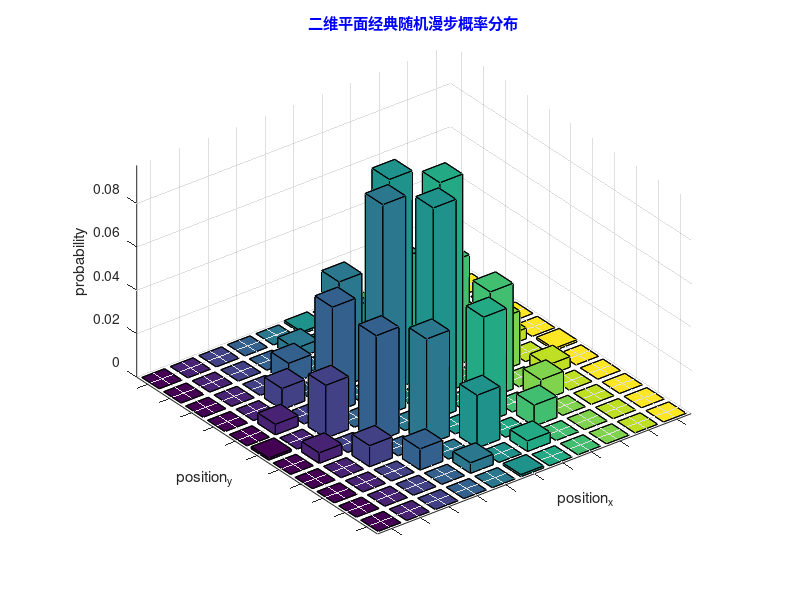

Source code (MATLAB):
close all;clear;clc
a = input('请输入游走步数：');
%a = 10;
% x = -a:1:a;
% y = -a:1:a;
X = 2*a+1;
Y = 2*a+1;
st = a+1;
P = zeros(X,Y);
P(st,st) = 1;%从中点开始出发，概率为一，
Position(st,st)=1;
while a
    [loc_x,loc_y] = find(Position);%确定粒子当前可能位置
    for i=1:length(loc_x)
        %temp_x,temp_y = loc_x(i),loc_y(i);
        temp_x = loc_x(i);
        temp_y = loc_y(i);        
        %对每个概率位置迭代
        if(temp_x == 1||temp_y == 1)
            break;
        end
        %更新概率分布
        P(temp_x,temp_y+1) = P(temp_x,temp_y+1) + P(temp_x,temp_y)/4;
        P(temp_x,temp_y-1) = P(temp_x,temp_y-1) + P(temp_x,temp_y)/4;
        P(temp_x+1,temp_y) = P(temp_x+1,temp_y) + P(temp_x,temp_y)/4;
        P(temp_x-1,temp_y) = P(temp_x-1,temp_y) + P(temp_x,temp_y)/4;
        P(temp_x,temp_y) = 0;
        %更新概率位置分布
        Position(temp_x,temp_y+1)=1;
        Position(temp_x,temp_y-1)=1;
        Position(temp_x+1,temp_y)=1;
        Position(temp_x-1,temp_y)=1;
        Position(temp_x,temp_y)=0;
    end  
        a=a-1;
end
% figure(1);
% surf(x,y,P);
figure(2);
bar3(P);
%坐标轴显示的一点问题,8以内正常
set(gca,'XTickLabel',[]);
set(gca,'YTickLabel',[]);
xlabel('position_x');
ylabel('position_y');
zlabel('probability');
title('二维平面经典随机漫步概率分布','color','blue');